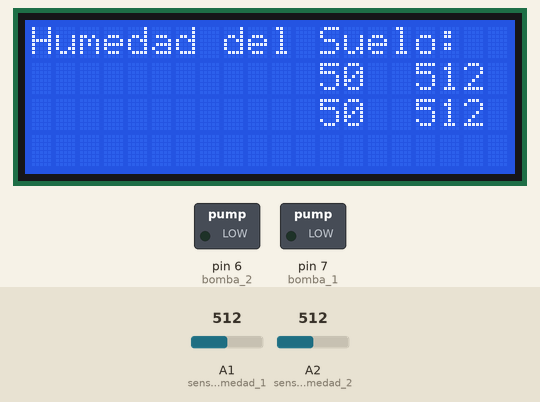
This sketch was run on a simulated Arduino Uno, built with avr-gcc and run on an emulated ATmega328P. On the bench: 20×4 character LCD, switched loads named in the sketch (green lamp = pin HIGH). The inputs (shaded band) are chosen by the test bench; at power-on: A1 (sensorHumedad_1) = 512, A2 (sensorHumedad_2) = 512. What the sketch prints to the serial monitor is not drawn.

Above: at 3.3 s.
3.4 s: A1 (sensorHumedad_1) set to 657
At 4.9 s:
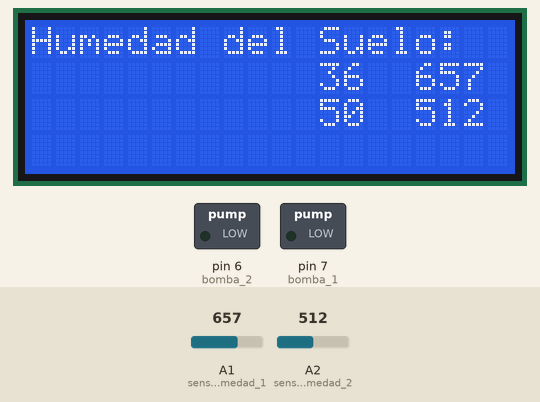
6.1 s: A1 (sensorHumedad_1) set to 687
At 7.5 s:
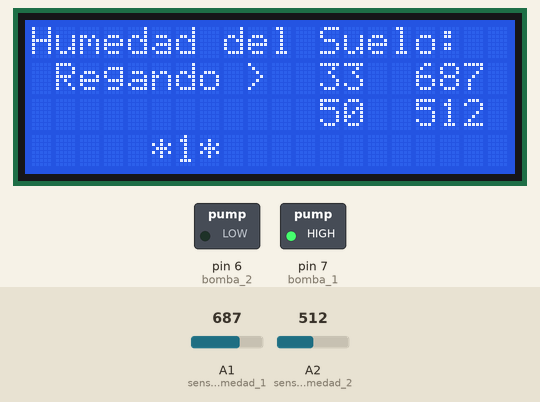
8.8 s: A2 (sensorHumedad_2) set to 663
At 10.9 s:
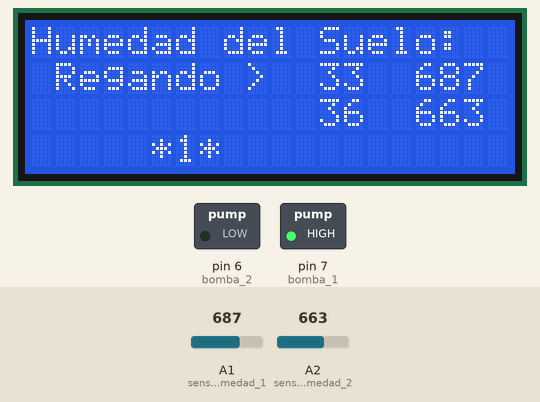
11.9 s: A2 (sensorHumedad_2) set to 691
At 13.5 s:
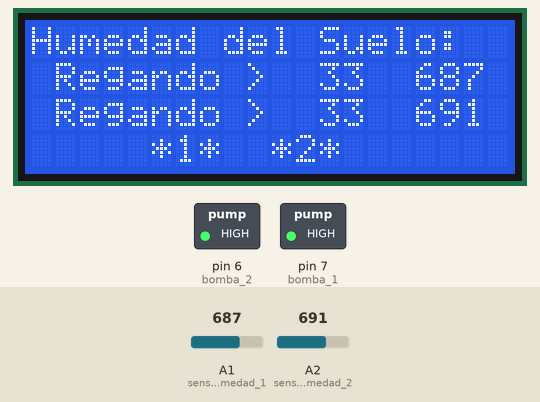
14.6 s: A1 (sensorHumedad_1) set to 627
At 17.0 s:
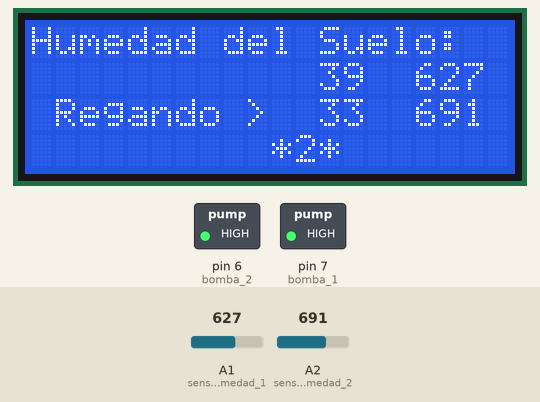
20.6 s: A1 (sensorHumedad_1) set to 597
At 21.8 s:
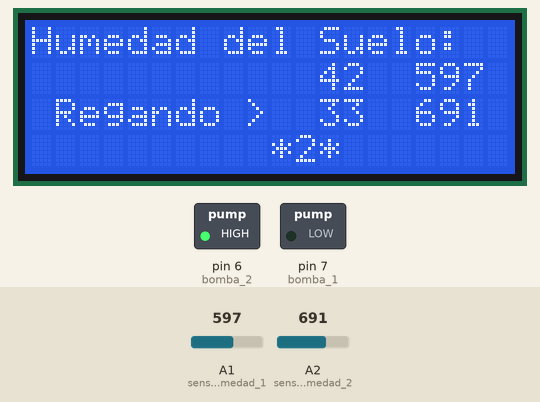
Timing chart, 0 to 23.6 s (numbered marks = the images above; inputs shaded):
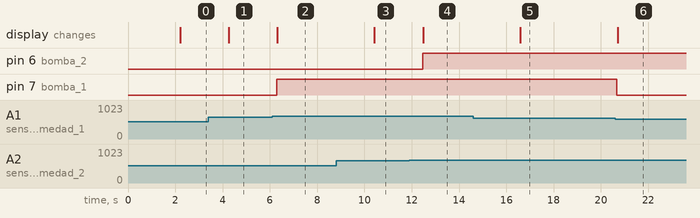

The sketch:

ControlRiego.ino
```cpp
// (licence header left out)
#include <LiquidCrystal_I2C.h>

LiquidCrystal_I2C pantalla(0x27,20,4); // Pantalla LCD

const int EsperaInicial    = 2000; // Espera inicial, por cartel de activación
const int EsperaIntermedia = 2000; // Espera intermedia, entre ciclos de procesamiento

int ValEncender = 35;
int ValApagar   = 40;

int sensorHumedad_1 = A1; //sensor de humedad 1
int sensorHumedad_2 = A2; //sensor de humedad 2
int bomba_1 = 7;          //bomba de agua 1
int bomba_2 = 6;          //bomba de agua 2

void setup() {
  Serial.begin(9600);
  pinMode(bomba_1,OUTPUT);   // inicialización bombas
  pinMode(bomba_2,OUTPUT);
  digitalWrite(bomba_1,LOW);
  digitalWrite(bomba_2,LOW);
  pantalla.init();           // inicialización pantalla
  pantalla.init();
  pantalla.backlight();
  pantalla.print("Control de Riego");
  Serial.println("Iniciando Control de Riego...");
  delay(EsperaInicial);
}

void loop() {
  // Lectura humedad suelo (ambnos sensores)
  int humedad_suelo_1 = analogRead(sensorHumedad_1);
  int humedad_suelo_2 = analogRead(sensorHumedad_2);
  // conversión/mapeo de lecturas
  int porcentaje_humedad_1 = map(humedad_suelo_1, 0, 1023, 100, 0);
  int porcentaje_humedad_2 = map(humedad_suelo_2, 0, 1023, 100, 0);
  // muestra en terminal
  Serial.print("Humedad del suelo medida: ");
  Serial.print(porcentaje_humedad_1);
  Serial.print(" ");
  Serial.print(humedad_suelo_1);
  Serial.print(" - ");
  Serial.print(porcentaje_humedad_2);
  Serial.print(" ");
  Serial.println(humedad_suelo_2);
  // muestra en LCD
  pantalla.clear();
  pantalla.setCursor(0, 0);
  pantalla.print("Humedad del Suelo:");
  pantalla.setCursor(12, 1); // Valores de Humedad
  pantalla.print(porcentaje_humedad_1);
  pantalla.setCursor(16, 1);
  pantalla.print(humedad_suelo_1);
  pantalla.setCursor(12, 2);
  pantalla.print(porcentaje_humedad_2);
  pantalla.setCursor(16, 2);
  pantalla.print(humedad_suelo_2);
  // Verificación de Rangos (habilitar/suspender riego)
  if(porcentaje_humedad_1 < ValEncender){ // Bomba 1
    digitalWrite(bomba_1,HIGH);
    pantalla.setCursor(0, 1);
    pantalla.print(" Regando >");
    pantalla.setCursor(5, 3);
    pantalla.print("*1*");
  }else if(porcentaje_humedad_1 > ValApagar){
    digitalWrite(bomba_1,LOW);
    pantalla.setCursor(0, 2);
    pantalla.print("          ");
    pantalla.setCursor(5, 3);
    pantalla.print("   ");
  }
  if(porcentaje_humedad_2 < ValEncender){ // Bomba 2
    digitalWrite(bomba_2,HIGH);
    pantalla.setCursor(0, 2);
    pantalla.print(" Regando >");
    pantalla.setCursor(10, 3);
    pantalla.print("*2*");
  }else if(porcentaje_humedad_2 > ValApagar){
    digitalWrite(bomba_2,LOW);
    pantalla.setCursor(0, 2);
    pantalla.print("          ");
    pantalla.setCursor(10, 3);
    pantalla.print("   ");
  }
  delay(EsperaIntermedia);
}
```

Measured:
- the behaviour switches between 675 and 676 on A1 (sensorHumedad_1) (found by bisection; images 1 and 2)
- the behaviour switches between 675 and 676 on A2 (sensorHumedad_2) (found by bisection; images 3 and 4)
- the behaviour switches between 614 and 613 on A1 (sensorHumedad_1) (found by bisection; images 5 and 6)
- after the input at 3.4 s, the display: changes after 0.85 s (image 1)
- after the input at 6.1 s, pin 7 (bomba_1): LOW → HIGH after 0.19 s; the display: changes after 0.21 s (image 2)
- after the input at 8.8 s, the display: changes after 1.6 s (image 3)
- after the input at 11.9 s, pin 6 (bomba_2): LOW → HIGH after 0.57 s; the display: changes after 0.59 s (image 4)
- after the input at 14.6 s, the display: changes after 2.0 s (image 5)
- after the input at 20.6 s, pin 7 (bomba_1): HIGH → LOW after 0.08 s; the display: changes after 0.11 s (image 6)
